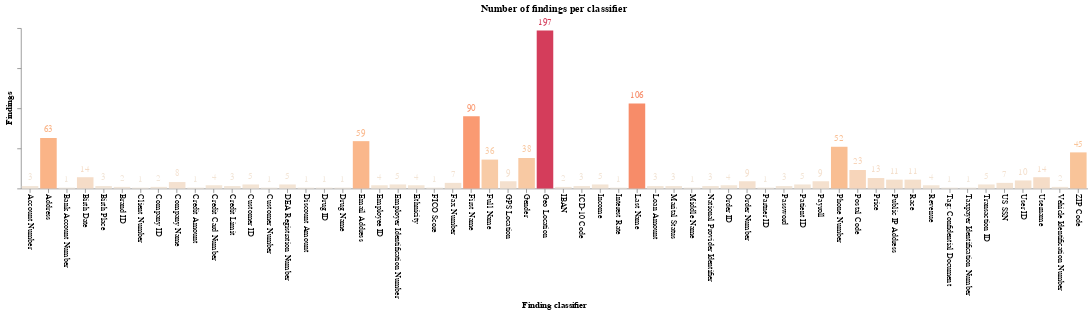

The code cell stored with this chart in its notebook:
### Markdown cell above
The analysis provides a thorough overview of the identified **resources** and their **classifications**. 

The graph below illustrates that key data points, including **names**, **emails**, **phone numbers**, **addresses**, **gender**, and **geo location**, are prominently featured.

### Code cell
findings_per_classifier = datastores_classifications_df[['name', 'uid']].groupby(by=['name']).count().reset_index().rename(columns={"uid": "count"})

c = (alt.Chart(findings_per_classifier)
    .encode(alt.X('name', axis=alt.Axis(labels=True, labelAngle=90)).title('Finding classifier'), alt.Y('count', axis=alt.Axis(labels=False)).title('Findings'), alt.Color('count', legend=None).scale(scheme="lightorange", reverse=False), alt.Text('count'), tooltip=["name", "count"])
    .properties(title='Number of findings per classifier', width=1330, height=200)
)
            
(c.mark_bar() + c.mark_text(align='center', dy=-10)).configure_axis(grid=False).configure_view(strokeWidth=0)

### Figure 1 — Vega-Lite specification as saved in the notebook (floating-point values rounded to 4 significant figures)
{"config": {"view": {"continuousWidth": 300, "continuousHeight": 300, "strokeWidth": 0}, "axis": {"grid": false}}, "layer": [{"mark": {"type": "bar"}, "encoding": {"color": {"field": "count", "legend": null, "scale": {"scheme": "lightorange", "reverse": false}, "type": "quantitative"}, "text": {"field": "count", "type": "quantitative"}, "tooltip": [{"field": "name", "type": "nominal"}, {"field": "count", "type": "quantitative"}], "x": {"axis": {"labelAngle": 90, "labels": true}, "field": "name", "title": "Finding classifier", "type": "nominal"}, "y": {"axis": {"labels": false}, "field": "count", "title": "Findings", "type": "quantitative"}}, "title": "Number of findings per classifier"}, {"mark": {"type": "text", "align": "center", "dy": -10}, "encoding": {"color": {"field": "count", "legend": null, "scale": {"scheme": "lightorange", "reverse": false}, "type": "quantitative"}, "text": {"field": "count", "type": "quantitative"}, "tooltip": [{"field": "name", "type": "nominal"}, {"field": "count", "type": "quantitative"}], "x": {"axis": {"labelAngle": 90, "labels": true}, "field": "name", "title": "Finding classifier", "type": "nominal"}, "y": {"axis": {"labels": false}, "field": "count", "title": "Findings", "type": "quantitative"}}, "title": "Number of findings per classifier"}], "data": {"name": "data-f7c79f05f261df37828d7321d1a50d43"}, "height": 200, "width": 1330, "$schema": "https://vega.github.io/schema/vega-lite/v5.20.1.json", "datasets": {"data-f7c79f05f261df37828d7321d1a50d43": [{"name": "Account Number", "count": 3}, {"name": "Address", "count": 63}, {"name": "Bank Account Number", "count": 1}, {"name": "Birth Date", "count": 14}, {"name": "Birth Place", "count": 3}, {"name": "Brand ID", "count": 2}, {"name": "Client Number", "count": 1}, {"name": "Company ID", "count": 2}, {"name": "Company Name", "count": 8}, {"name": "Credit Amount", "count": 1}, {"name": "Credit Card Number", "count": 4}, {"name": "Credit Limit", "count": 3}, {"name": "Customer ID", "count": 5}, {"name": "Customer Number", "count": 1}, {"name": "DEA Registration Number", "count": 5}, {"name": "Discount Amount", "count": 1}, {"name": "Drug ID", "count": 1}, {"name": "Drug Name", "count": 1}, {"name": "Email Address", "count": 59}, {"name": "Employee ID", "count": 4}, {"name": "Employer Identification Number", "count": 5}, {"name": "Ethnicity", "count": 4}, {"name": "FICO Score", "count": 1}, {"name": "Fax Number", "count": 7}, {"name": "First Name", "count": 90}, {"name": "Full Name", "count": 36}, {"name": "GPS Location", "count": 9}, {"name": "Gender", "count": 38}, {"name": "Geo Location", "count": 197}, {"name": "IBAN", "count": 2}, {"name": "ICD-10 Code", "count": 3}, {"name": "Income", "count": 5}, {"name": "Interest Rate", "count": 1}, {"name": "Last Name", "count": 106}, {"name": "Loan Amount", "count": 3}, {"name": "Marital Status", "count": 3}, {"name": "Middle Name", "count": 1}, {"name": "National Provider Identifier", "count": 3}, {"name": "Order ID", "count": 4}, {"name": "Order Number", "count": 9}, {"name": "Partner ID", "count": 1}, {"name": "Password", "count": 3}, {"name": "Patient ID", "count": 5}, {"name": "Payroll", "count": 9}, {"name": "Phone Number", "count": 52}, {"name": "Postal Code", "count": 23}, {"name": "Price", "count": 13}, {"name": "Public IP Address", "count": 11}, {"name": "Race", "count": 11}, {"name": "Revenue", "count": 4}, {"name": "Tag: Confidential Document", "count": 1}, {"name": "Taxpayer Identification Number", "count": 1}, {"name": "Transaction ID", "count": 5}, {"name": "US SSN", "count": 7}, {"name": "User ID", "count": 10}, {"name": "Username", "count": 14}, {"name": "Vehicle Identification Number", "count": 2}, {"name": "ZIP Code", "count": 45}]}}
